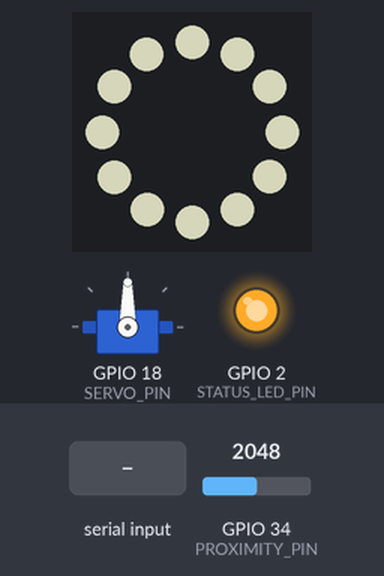
Bench run of a sketch on a simulated ESP32. On the bench: servo, 12 RGB LEDs in a ring, first at the top, clockwise, output pins drawn as LEDs (lit = HIGH). Inputs (shaded band) come from the test bench; at power-on: GPIO 34 (PROXIMITY_PIN) = 2048. Dim RGB values are drawn brighter than linear; what the sketch prints to the serial monitor is not drawn.

Above: at 1.6 s.
1.7 s: "TEST:\n" received over Serial
At 2.1 s:
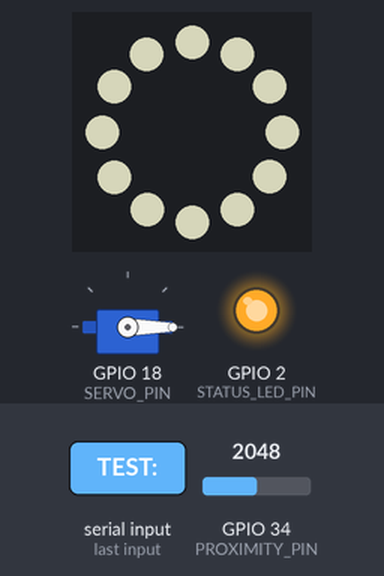
3.2 s: "SORT:\n" received over Serial
At 4.3 s:
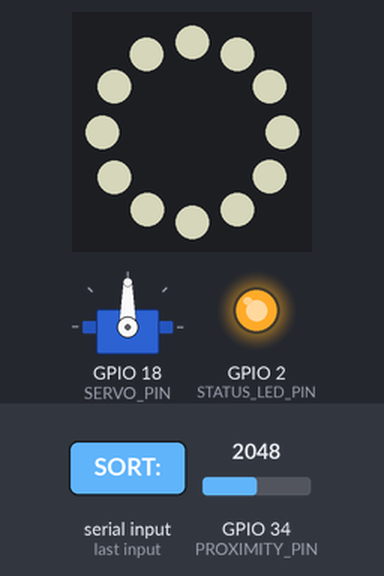
5.1 s: GPIO 34 (PROXIMITY_PIN) set to 2169
6.6 s: GPIO 34 (PROXIMITY_PIN) set to 2254
8.1 s: "TEST:,45\n" received over Serial
At 9.3 s:
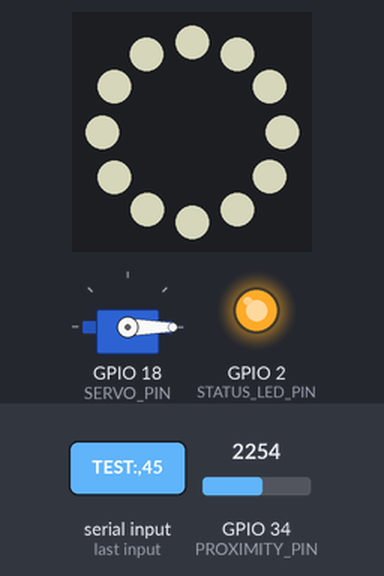
9.6 s: "TEST:90\n" received over Serial
At 10.6 s:
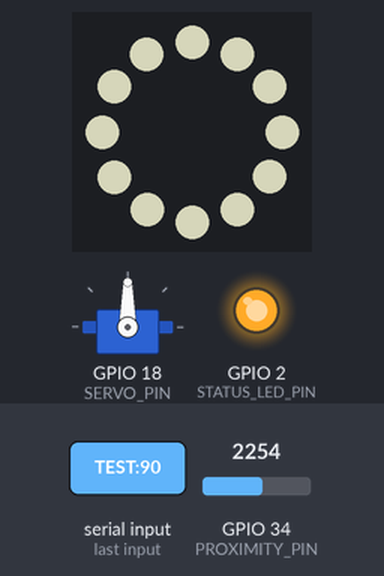
Timing chart, 0 to 12.1 s (numbered marks = the images above; inputs shaded):
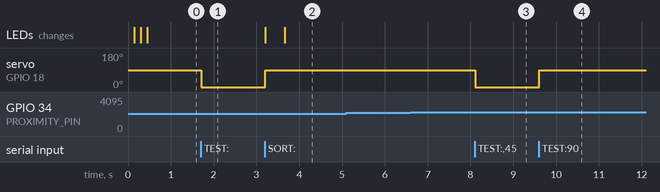

The sketch:

citrus_sorter_esp32.ino
```cpp
/* ==============================================================================
   CitrusSense: ESP32 Optical Citrus Sorter & Diverter Gate Controller
   Firmware Version: 2.4.0 (Nirman Lab 2026 Student Engineering Initiative)
   Hardware Target: ESP32 DevKit V1 / Arduino Nano 33 IoT
   Compatible Servos: SG90, MG996R, RDS3115
   LED Ring: WS2812B NeoPixel (8, 12, or 16 LED Ring)
   Sensor: VL53L0X Time-of-Flight / Sharp GP2Y0A21YK0F IR Sensor
   Baud Rate: 115200 (Web Serial API compatible)
   ============================================================================== */

#include <Arduino.h>
#include <ESP32Servo.h>
#include <Adafruit_NeoPixel.h>

// --- PIN CONFIGURATION ---
#define SERVO_PIN           18   // PWM pin for Gate Actuator Servo
#define NEOPIXEL_PIN        19   // Data pin for Optical Ring Illumination
#define NUM_LEDS            12   // Standard 12-LED WS2812B ring
#define PROXIMITY_PIN       34   // Analog input for IR distance sensor (or GPIO for ToF)
#define STATUS_LED_PIN       2   // Onboard ESP32 Blue LED

// --- SERVO GATE DEFLECTION ANGLES (Degrees) ---
// Neutral chute: 90 deg (Straight through to Grade B / Domestic)
// Left deflection: 45 deg (Grade A / Export)
// Right deflection: 135 deg (Grade C / Processing)
// Trapdoor drop / Ejection: 175 deg (Grade D / Pathological Reject)
#define GATE_ANGLE_NEUTRAL  90
#define GATE_ANGLE_GRADE_A  45
#define GATE_ANGLE_GRADE_B  90
#define GATE_ANGLE_GRADE_C  135
#define GATE_ANGLE_GRADE_D  175

// --- GLOBAL OBJECTS ---
Servo diverterServo;
Adafruit_NeoPixel ledRing(NUM_LEDS, NEOPIXEL_PIN, NEO_GRB + NEO_KHZ800);

// --- OPERATIONAL STATE ---
bool isArmed = true;
unsigned long lastFruitTriggerTime = 0;
unsigned long gateReturnTime = 0;
bool gateNeedsReset = false;
int totalFruitsSorted = 0;
int countA = 0, countB = 0, countC = 0, countD = 0;

// Set optical illumination ring color
void setRingColor(uint8_t r, uint8_t g, uint8_t b, bool pulse = false) {
  for (int i = 0; i < NUM_LEDS; i++) {
    ledRing.setPixelColor(i, ledRing.Color(r, g, b));
  }
  ledRing.show();
}

// Strobe effect for pathological rot rejection
void strobeRejectWarning() {
  for (int j = 0; j < 3; j++) {
    setRingColor(255, 0, 0);
    delay(40);
    setRingColor(0, 0, 0);
    delay(30);
  }
}

// Actuate diverter gate servo based on classification grade
void actuateGate(char grade) {
  int targetAngle = GATE_ANGLE_NEUTRAL;

  switch (grade) {
    case 'A': // Export
      targetAngle = GATE_ANGLE_GRADE_A;
      setRingColor(0, 255, 80); // Phosphor Green
      countA++;
      break;
    case 'B': // Domestic Retail
      targetAngle = GATE_ANGLE_GRADE_B;
      setRingColor(245, 175, 10); // Golden Amber
      countB++;
      break;
    case 'C': // Processing / Juicing
      targetAngle = GATE_ANGLE_GRADE_C;
      setRingColor(30, 144, 255); // Deep Blue
      countC++;
      break;
    case 'D': // Pathological Reject (Fungus/Rot)
      targetAngle = GATE_ANGLE_GRADE_D;
      strobeRejectWarning();
      setRingColor(255, 20, 20); // Warning Crimson
      countD++;
      break;
    default:
      targetAngle = GATE_ANGLE_NEUTRAL;
      setRingColor(220, 220, 220); // Neutral Inspection White
      break;
  }

  diverterServo.write(targetAngle);
  gateNeedsReset = true;
  gateReturnTime = millis() + 450; // Hold gate open for 450ms for fruit inertia
  totalFruitsSorted++;

  // Transmit real-time telemetry confirmation back to Web Serial UI
  Serial.print("{\"event\":\"SORT_ACK\",\"grade\":\"");
  Serial.print(grade);
  Serial.print("\",\"angle\":");
  Serial.print(targetAngle);
  Serial.print(",\"total\":");
  Serial.print(totalFruitsSorted);
  Serial.print(",\"counts\":{\"A\":");
  Serial.print(countA);
  Serial.print(",\"B\":");
  Serial.print(countB);
  Serial.print(",\"C\":");
  Serial.print(countC);
  Serial.print(",\"D\":");
  Serial.print(countD);
  Serial.println("}}");
}

void setup() {
  Serial.begin(115200);
  pinMode(STATUS_LED_PIN, OUTPUT);
  pinMode(PROXIMITY_PIN, INPUT);

  // Initialize Servo
  ESP32PWM::allocateTimer(0);
  diverterServo.setPeriodHertz(50); // Standard 50Hz servo
  diverterServo.attach(SERVO_PIN, 500, 2400);
  diverterServo.write(GATE_ANGLE_NEUTRAL);

  // Initialize NeoPixel Ring
  ledRing.begin();
  ledRing.setBrightness(140);

  // Power-on self test sweep
  setRingColor(0, 255, 80);
  delay(150);
  setRingColor(245, 175, 10);
  delay(150);
  setRingColor(255, 20, 20);
  delay(150);
  // Default to High-CRI Neutral White Inspection Illumination
  setRingColor(240, 240, 210);

  digitalWrite(STATUS_LED_PIN, HIGH);
  Serial.println("{\"status\":\"CITRUSSENSE_ESP32_READY\",\"version\":\"2.4.0\",\"baud\":115200}");
}

void loop() {
  unsigned long now = millis();

  // 1. Process incoming Web Serial commands from CitrusSense Web GUI
  if (Serial.available() > 0) {
    String incoming = Serial.readStringUntil('\n');
    incoming.trim();

    if (incoming.startsWith("SORT:")) {
      char grade = incoming.charAt(5); // e.g., 'SORT:A'
      actuateGate(grade);
    }
    else if (incoming.startsWith("TEST:")) {
      int testAngle = incoming.substring(5).toInt();
      diverterServo.write(testAngle);
      Serial.print("{\"status\":\"MANUAL_SERVO_TEST\",\"angle\":");
      Serial.print(testAngle);
      Serial.println("}");
    }
    else if (incoming == "PING") {
      Serial.println("{\"status\":\"PONG\",\"uptime\":");
      Serial.print(millis());
      Serial.println("}");
    }
    else if (incoming == "WHITE_LIGHT") {
      setRingColor(255, 255, 230); // 5000K Inspection White
    }
    else if (incoming == "RESET_COUNTS") {
      countA = countB = countC = countD = totalFruitsSorted = 0;
      Serial.println("{\"status\":\"COUNTS_RESET\"}");
    }
  }

  // 2. Return diverter gate to neutral chute after fruit passes
  if (gateNeedsReset && now >= gateReturnTime) {
    diverterServo.write(GATE_ANGLE_NEUTRAL);
    setRingColor(240, 240, 210); // Restore uniform white lighting
    gateNeedsReset = false;
  }

  // 3. Proximity fruit trigger (if standalone without PC webcam trigger)
  // When an object breaks optical beam (< 150mm distance)
  int proximityVal = analogRead(PROXIMITY_PIN);
  if (proximityVal > 2200 && (now - lastFruitTriggerTime > 1200)) {
    lastFruitTriggerTime = now;
    Serial.println("{\"event\":\"FRUIT_DETECTED\",\"proximity\":");
    Serial.print(proximityVal);
    Serial.println("}");
  }

  delay(10);
}
```

Measured:
- after the input at 1.7 s, servo on GPIO 18 (SERVO_PIN): 90° → 0° at once
- after the input at 3.2 s, servo on GPIO 18 (SERVO_PIN): 0° → 90° at once; the LEDs: first change at once (image 2 shows a later state)
- after the input at 5.1 s, every drawn part: stays the same
- after the input at 6.6 s, every drawn part: stays the same
- after the input at 8.1 s, servo on GPIO 18 (SERVO_PIN): 90° → 0° at once
- after the input at 9.6 s, servo on GPIO 18 (SERVO_PIN): 0° → 90° at once
